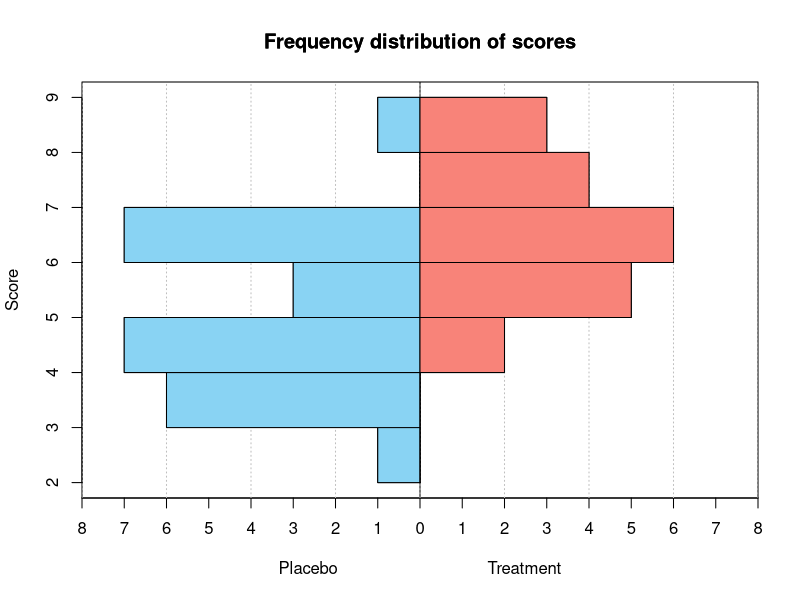

Source code (R):
## ---- chunk 1
## DATA GENERATION
set.seed(123)
x <- rep(c(4.5, 5.5, 6.5, 7.5, 8.5), c(2, 5, 6, 4, 3))
y <- rep(c(2.5, 3.5, 4.5, 5.5, 6.5, 7.5, 8.5), c(1, 6, 7, 3, 7, 0, 1))
data <- data.frame(Score = c(x, y), Treatment = c(rep('Treatment', 20), rep('Placebo', 25)))

## QUESTION/ANSWER GENERATION
# Tamaño de la muestra
nx <- length(x)
ny <- length(y)
# Quartiles
q1 <- quantile(y, probs = c(0.25), type=1)
q2 <- quantile(y, probs = c(0.5), type=1)
q3 <- quantile(y, probs = c(0.75), type=1)
# IQR
iqr <- q3-q1
# Fences
f1 <- q1-1.5*iqr
f2 <- q3+1.5*iqr
# Outliers
outliers <- y[y < f1 | y > f2]
# Mean
mx <- mean(x)
my <- mean(y)
# Variance
s2x <- sum(x^2)/nx-mx^2
s2y <- sum(y^2)/ny-my^2
# Std. deviation
sx <- sqrt(s2x)
sy <- sqrt(s2y)
# Coef. variation
cvx <- sx/mx
cvy <- sy/my
# Coef. skewness
g1x <- sum((x-mx)^3)/(nx*sx^3)
g1y <- sum((y-my)^3)/(ny*sy^3)
# Coef. kurtosis
g2x <- sum((x-mx)^4)/(nx*sx^4)-3
g2y <- sum((y-my)^4)/(ny*sy^4)-3
# Standard scores
zx <- (5-mx)/sx
zy <- (6-my)/sy
## ---- chunk 2
knitr::opts_chunk$set(fig.pos = "!H", out.extra = "")
## ---- chunk 3
# Histogram by sex
library(Hmisc)
options(digits=1)
blueceulight <- rgb(137, 211, 243, 255, maxColorValue = 255) #89D3F3
orangeceu <- rgb(248, 131, 121, 255, maxColorValue = 255)#F88379
out <- histbackback(split(data$Score, data$Treatment), xlim=c(-8,8), main = 'Frequency distribution of scores', axes = F)
axis(side = 1, at = -8:8, labels = c(8:0,1:8))
axis(side = 2, at = seq(0, 7, 1), labels = 2:9)
mtext("Score", side = 2, line = 3, cex = par("cex.lab"))
mtext("Placebo                              Treatment", side = 1, line = 3, cex = par("cex.lab"))
abline(v= (-8:8)*2 , col ="gray" , lty =3) 
barplot(-out$left, col=blueceulight , horiz = T, space = 0, add = T, axes = F) 
barplot(out$right, col=orangeceu, horiz = T, space = 0, add = T, axes = F) 
